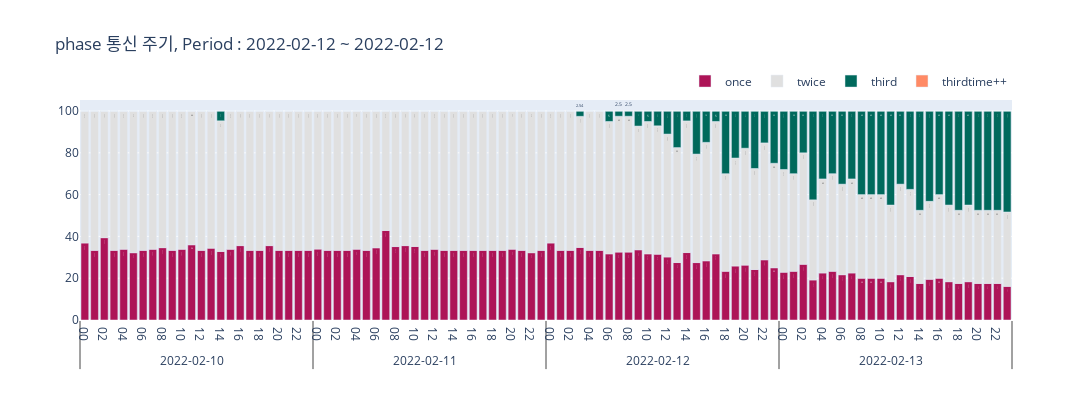

Notebook source saved alongside this figure:
### Code cell
temp = ratio.loc[ratio.phase == 'A']
x = [temp.day, temp.hour, temp.type]
fig = go.Figure()
fig.add_bar(x=x,y=temp.once,text = temp["once"], name='once', marker_color='#ad1457', )
fig.add_bar(x=x,y=temp.twice, text = temp["twice"],name='twice', marker_color='#e0e0e0', )
fig.add_bar(x=x,y=temp.thirtime, text = temp["thirtime"],name='third', marker_color ='#00695c', )
fig.add_bar(x=x,y=temp.over3, text = temp["over3"],name='thirdtime++', marker_color='#ff8a65', )
fig.update_layout(barmode='relative', title_text=f"phase 통신 주기, Period : {df_temp.day.min()} ~ {df_temp.day.max()}",
                    autosize=False, width=1600,height=400,)

fig.update_layout(legend=dict(orientation="h",yanchor="bottom",y=1.02,xanchor="right",x=1))
fig.show()
